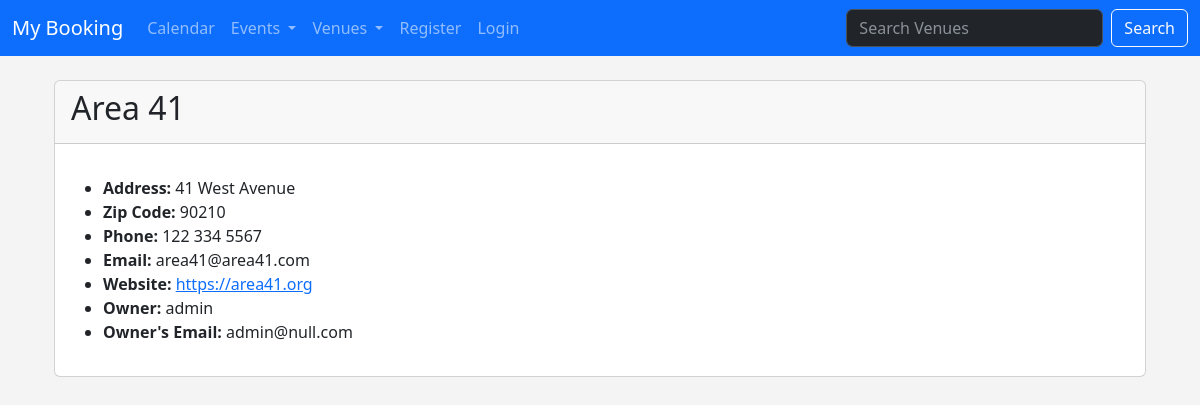
The app's page /show_venue/2 with its own data.
### events/models.py (models this page shows)
class Venue(models.Model):
	name = models.CharField('Venue Name', max_length=120)
	address = models.CharField(max_length=300)
	zip_code = models.CharField('Zip Code', max_length=15)
	phone = models.CharField('Contact Phone', max_length=25, blank=True)
	web = models.URLField('Website Address', blank=True)
	email_address = models.EmailField('Email Address', blank=True)
	owner = models.IntegerField('Venue Owner', blank=False, default=1)
	def __str__(self):
		return self.name;

### events/views.py (the view)
# urls.py: path('show_venue/<venue_id>', views.show_venue, name='venue-show'),
def show_venue(request, venue_id):
	venue = Venue.objects.get(pk=venue_id)
	venue_owner = User.objects.get(pk=venue.owner)
	return render(request,
		'events/show_venue.html', {
			'venue': venue,
			'venue_owner': venue_owner
		}
	)

### events/templates/events/show_venue.html
{% extends 'events/layout.html' %}
{% block content %}
	<div class="container align-items-center">
		<div class="card mt-4">
			<div class="card-header">
				<h2>{{ venue }}</h2>
			</div>
			<div class="card-body">
				<p class="card-text">
					<ul>
						<li><strong>Address:</strong> {{ venue.address }}</li>
						<li><strong>Zip Code:</strong> {{ venue.zip_code }}</li>
						<li><strong>Phone:</strong> {{ venue.phone }}</li>
						<li><strong>Email:</strong> {{ venue.email_address }}</li>
						<li><strong>Website:</strong> <a href="{{ venue.web }}">{{ venue.web }}</a></li>
						<li><strong>Owner:</strong> {{ venue_owner }}</li>
						<li><strong>Owner's Email:</strong> {{ venue_owner.email }}</li>
					</ul>
				</p>
			</div>
		</div>
	</div>
{% endblock %}

### static/global.css (style rules this page uses)
body { background: #f4f4f4; }

### records on screen
Venue: name "Area 41", address "41 West Avenue", zip_code "90210", phone "122 334 5567", email_address "area41@area41.com", web "https://area41.org"

### other values on screen
{{ venue_owner }} "admin"
{{ venue_owner.email }} "admin@null.com"
